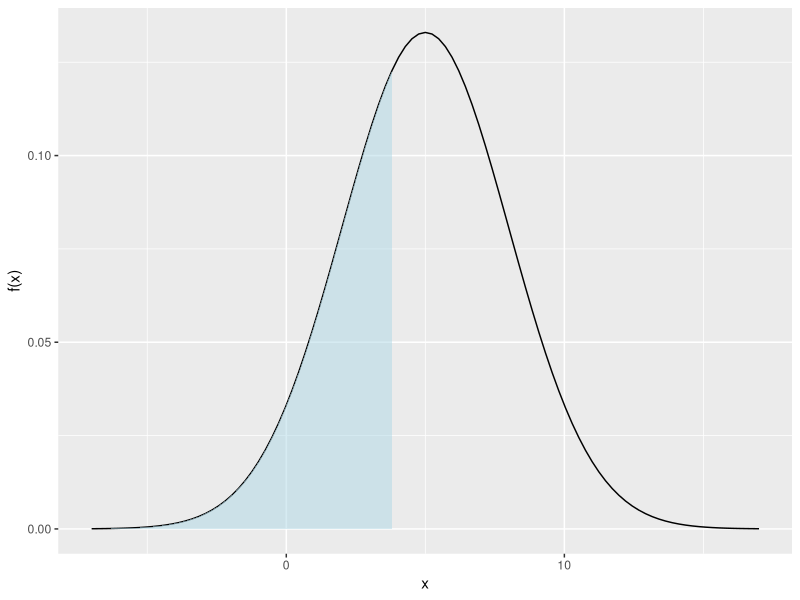
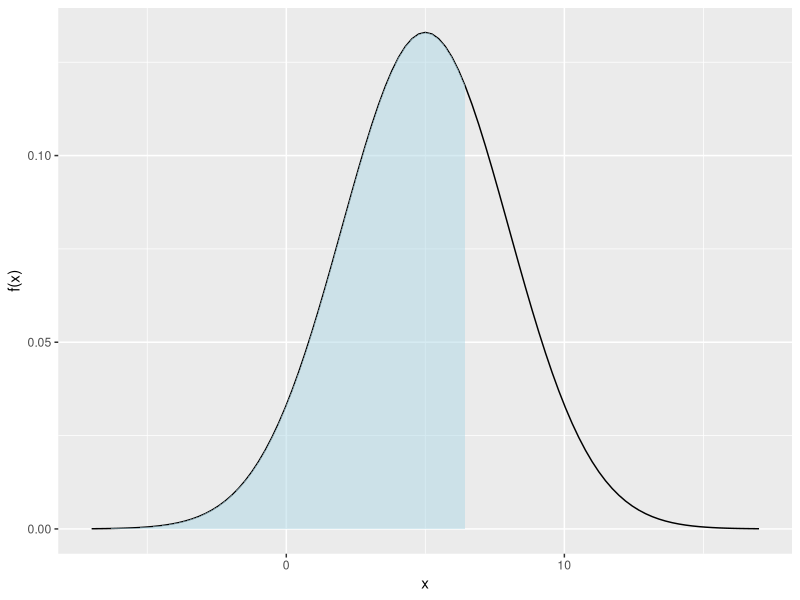
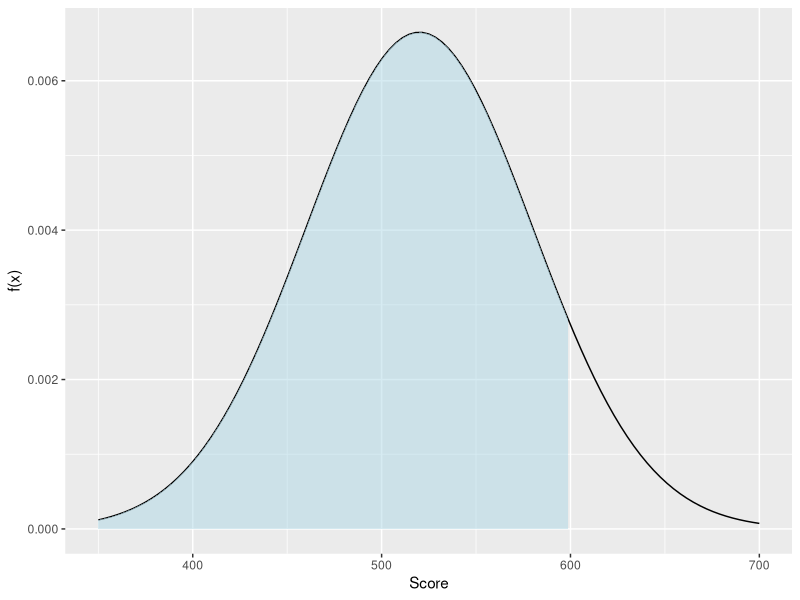
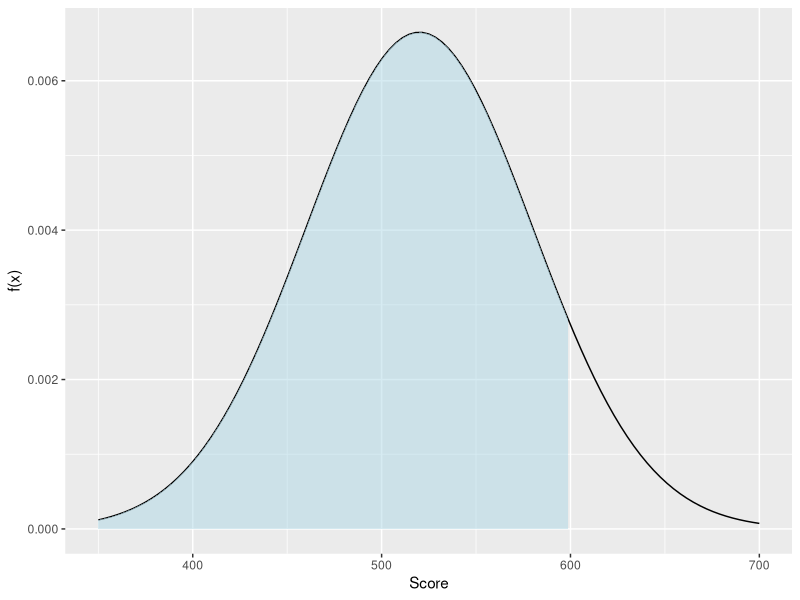
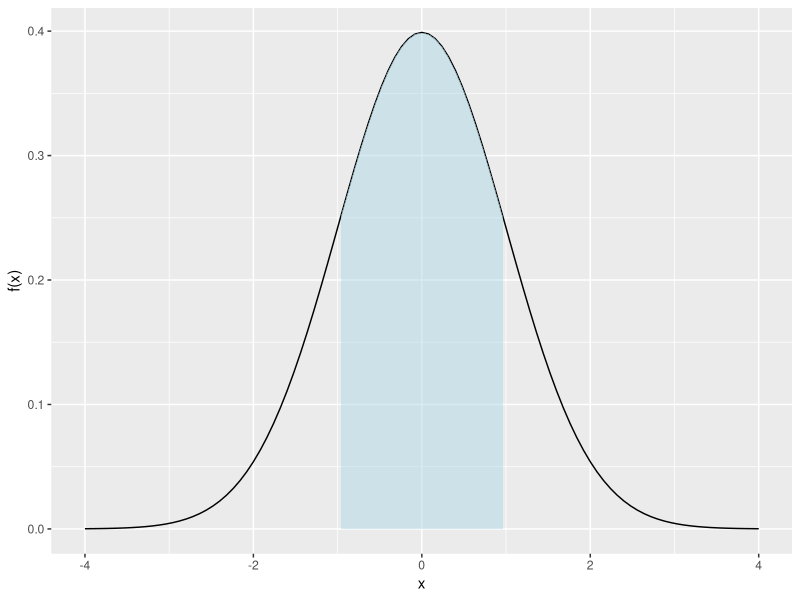
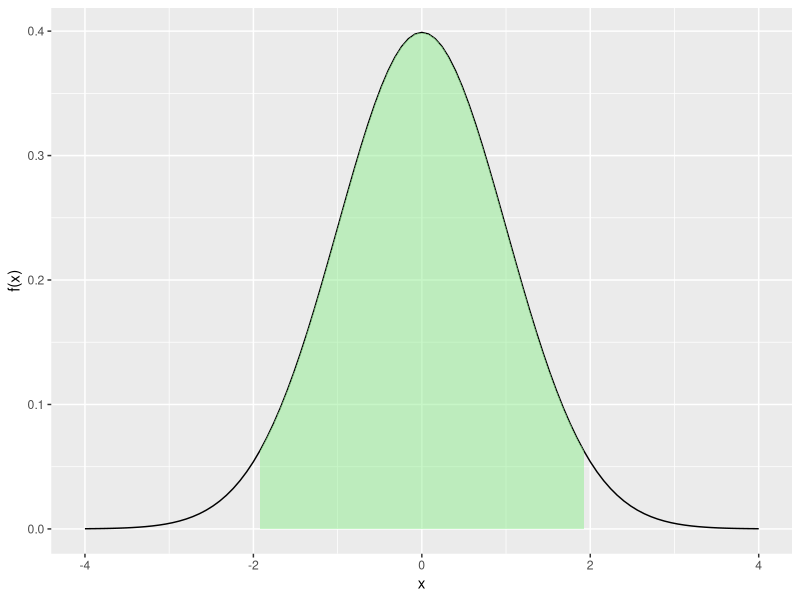
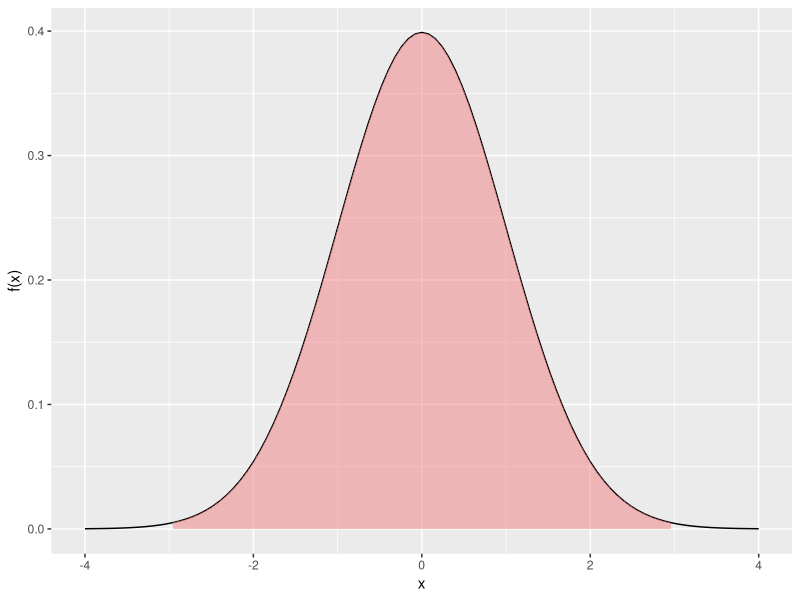

These charts were generated, in order, by the following R code:
## ---- chunk 1
#| echo: false
require(ggplot2)
## ---- chunk 2
#| echo: true
pnorm(1.8,0,1)
pnorm(1.89,0,1)
## ---- chunk 3
#| echo: false
x       = 4
mu      = 5
sigmaSq = 9
pnorm(x, mu, sqrt(sigmaSq))
## ---- chunk 4
#| echo: true
pnorm(4,5,3)
## ---- chunk 5
#| label: normalProbPlot
#| echo: false
#| fig-asp: 1
#| out-width: "100%" 
x       = 4
mu      = 5
sigmaSq = 9
lab     = 'x'

funcShaded <- function(x, lower_bound) {
    y = dnorm(x, mean = mu, sd = sqrt(sigmaSq))
    y[x >= lower_bound] <- NA
    return(y)
}

xMin = mu - sqrt(sigmaSq)*4
xMax = mu + sqrt(sigmaSq)*4
ggplot(data.frame(x = c(xMin, xMax)), aes(x = x)) + 
    stat_function(fun = dnorm, args = list(mean = mu, sd = sqrt(sigmaSq))) + 
    stat_function(fun = funcShaded, args = list(lower_bound = x), 
                  geom = "area", fill = 'lightblue', alpha = .5) +
    scale_x_continuous(name = lab) + scale_y_continuous(name = "f(x)")
## ---- chunk 6
#| echo: true
qnorm(.7,5,3)
## ---- chunk 7
#| label: normalQuantilePlot
#| echo: false
#| fig-asp: 1
#| out-width: "100%" 
x   = qnorm(.7,mu,sqrt(sigmaSq))
lab = 'x' 

funcShaded <- function(x, lower_bound) {
    y = dnorm(x, mean = mu, sd = sqrt(sigmaSq))
    y[x >= lower_bound] <- NA
    return(y)
}

xMin = mu - sqrt(sigmaSq)*4
xMax = mu + sqrt(sigmaSq)*4
ggplot(data.frame(x = c(xMin, xMax)), aes(x = x)) + 
    stat_function(fun = dnorm, args = list(mean = mu, sd = sqrt(sigmaSq))) + 
    stat_function(fun = funcShaded, args = list(lower_bound = x), 
                  geom = "area", fill = 'lightblue', alpha = .5) +
    scale_x_continuous(name = lab) + scale_y_continuous(name = "f(x)")
## ---- chunk 8
#| echo: false
#| eval: true
qnorm( pnorm(3,5,3), 5, 3)
## ---- chunk 9
#| echo: false
#| eval: true
pnorm( qnorm(.2,5,3), 5, 3)
## ---- chunk 10
#| echo: true
pnorm(0,-3.2,sqrt(100))
## ---- chunk 11
#| echo: true
qnorm(.05,-3.2,sqrt(100))
## ---- chunk 12
#| echo: true
x       = 600
mu      = 520
sigmaSq = 3600
pnorm(x, mu, sqrt(sigmaSq))
## ---- chunk 13
#| label: SATprobabilityNoEcho
#| echo: false
#| fig-asp: 1
#| out-width: "100%" 
x       = 600
mu      = 520
sigmaSq = 3600

funcShaded <- function(x, lower_bound) {
    y = dnorm(x, mean = mu, sd = sqrt(sigmaSq))
    y[x >= lower_bound] <- NA
    return(y)
}

xMin = 350
xMax = 700
ggplot(data.frame(x = c(xMin, xMax)), aes(x = x)) + 
    stat_function(fun = dnorm, args = list(mean = mu, sd = sqrt(sigmaSq))) + 
    stat_function(fun = funcShaded, args = list(lower_bound = x), 
                  geom = "area", fill = 'lightblue', alpha = .5) +
    scale_x_continuous(name = "Score") + scale_y_continuous(name = "f(x)")
## ---- chunk 14
#| echo: true
prob    = .96
mu      = 520
sigmaSq = 3600
qnorm(prob, mu, sqrt(sigmaSq))
## ---- chunk 15
#| label: SATvalueNoEcho
#| echo: false
#| fig-asp: 1
#| out-width: "100%" 
x       = 600
mu      = 520
sigmaSq = 3600

funcShaded <- function(x, lower_bound) {
    y = dnorm(x, mean = mu, sd = sqrt(sigmaSq))
    y[x >= lower_bound] <- NA
    return(y)
}

xMin = 350
xMax = 700
ggplot(data.frame(x = c(xMin, xMax)), aes(x = x)) + 
    stat_function(fun = dnorm, args = list(mean = mu, sd = sqrt(sigmaSq))) + 
    stat_function(fun = funcShaded, args = list(lower_bound = x), 
                  geom = "area", fill = 'lightblue', alpha = .5) +
    scale_x_continuous(name = "Score") + scale_y_continuous(name = "f(x)")
## ---- chunk 16
#| echo: true
mu      = 1
sigmaSq = 2.54^2*.000001
pnorm(1.001, mu, sqrt(sigmaSq)) - 
    pnorm(.999, mu, sqrt(sigmaSq))
## ---- chunk 17
#| echo: true
zScoreMen   =  (9.63 - 9.85)/sqrt(.0057)
zScoreWomen =  (10.61 - 10.83)/sqrt(.0049)
## ---- chunk 18
#| echo: true
abs(zScoreMen) < abs(zScoreWomen)
## ---- chunk 19
#| echo: true
x = zScoreWomen * sqrt(.0057) + 9.84
## ---- chunk 20
#| label: normalEmpRuleGeneral1
#| echo: false
#| fig-asp: 1
#| out-width: "100%"

mu      = 0
sigmaSq = 1
lab     = 'x' 

funcShaded <- function(x, lower_bound) {
    y = dnorm(x, mean = mu, sd = sqrt(sigmaSq))
    y[x >= lower_bound | x <= -lower_bound] <- NA
    return(y)
}

xMin = mu - sqrt(sigmaSq)*4
xMax = mu + sqrt(sigmaSq)*4
outPlot = ggplot(data.frame(x = c(xMin, xMax)), aes(x = x)) + 
    stat_function(fun = dnorm, args = list(mean = mu, sd = sqrt(sigmaSq))) + 
    stat_function(fun = funcShaded, args = list(lower_bound = 1), 
                  geom = "area", fill = 'lightblue', alpha = .5) +
    scale_x_continuous(name = lab) + scale_y_continuous(name = "f(x)")
outPlot
## ---- chunk 21
#| label: normalEmpRuleGeneral2
#| echo: false
#| fig-asp: 1
#| out-width: "100%"

outPlot = ggplot(data.frame(x = c(xMin, xMax)), aes(x = x)) + 
    stat_function(fun = dnorm, args = list(mean = mu, sd = sqrt(sigmaSq))) + 
stat_function(fun = funcShaded, args = list(lower_bound = 2), 
                  geom = "area", fill = 'lightgreen', alpha = .5)  +
    scale_x_continuous(name = lab) + scale_y_continuous(name = "f(x)")
outPlot
## ---- chunk 22
#| label: normalEmpRuleGeneral3
#| echo: false
#| fig-asp: 1
#| out-width: "100%"

outPlot = ggplot(data.frame(x = c(xMin, xMax)), aes(x = x)) + 
    stat_function(fun = dnorm, args = list(mean = mu, sd = sqrt(sigmaSq))) + 
stat_function(fun = funcShaded, args = list(lower_bound = 3), 
                  geom = "area", fill = 'lightcoral', alpha = .5)   +
    scale_x_continuous(name = lab) + scale_y_continuous(name = "f(x)")
outPlot
## ---- chunk 23
#| echo: true
x       = 600
mu      = 520
sigmaSq = 3600
pnorm(x, mu, sqrt(sigmaSq))
qnorm(.96, mu, sqrt(sigmaSq))
## ---- chunk 24
#| echo: true
1.751*sqrt(sigmaSq) + mu
